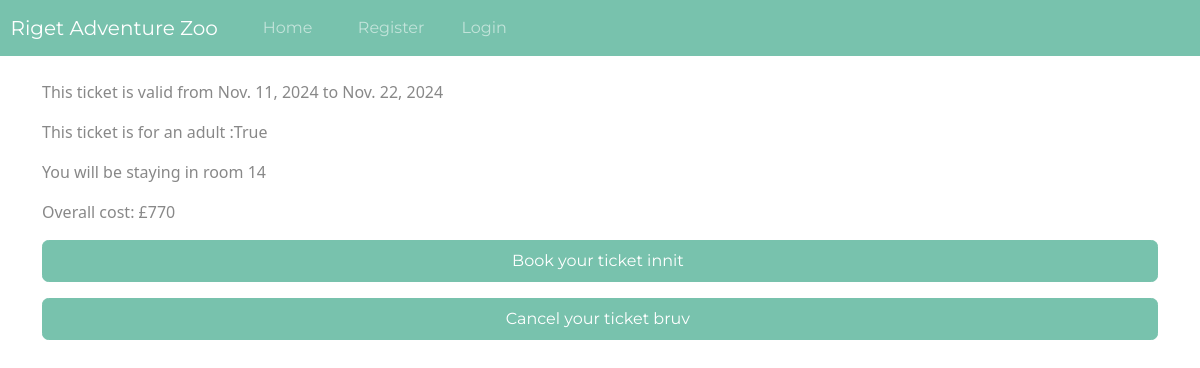
Page /HotelConfirmation on the earlier database version.
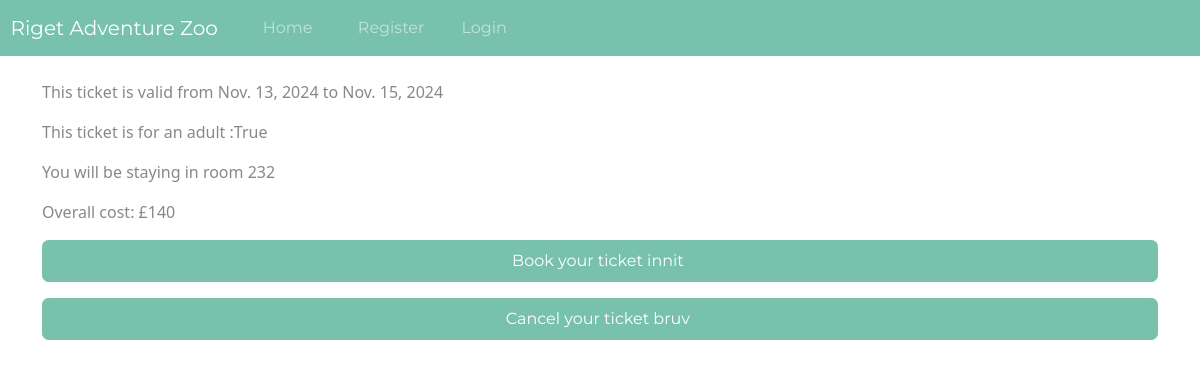
Same page on the later database version.
### website/models.py (models this page shows)
class BookingHotel(models.Model):
    creation_data = models.DateTimeField(auto_now_add=True)
    booking_ID = models.AutoField(primary_key=True, editable=False)
    Arrival_date = models.DateField(max_length=10)
    Departure_date = models.DateField(max_length=10)
    Hotel_Room = models.CharField(max_length=5)
    Hotel_adult = models.BooleanField()
    Hotel_cost = models.IntegerField(default=0)
    customer_ID = models.ForeignKey(Record, on_delete=models.CASCADE)

### website/views.py (the view)
# urls.py: path('HotelConfirmation', views.HotelConfirmation, name="HotelConfirmation"),
def HotelConfirmation(request):
    HotelTicket = BookingHotel.objects.latest("customer_ID_id")
    Arrival_date = HotelTicket.Arrival_date
    Departure_date = HotelTicket.Departure_date
    new_variable = Departure_date-Arrival_date
    overall_cost = int(new_variable.days) * 70
    context = {'ticket': HotelTicket, 'overall_cost':overall_cost}
    if request.method == "POST":
        HotelTicket.Hotel_cost=overall_cost
        HotelTicket.save()
        messages.success(request, "Ticket Booked, P Diddy on his way")
    return render(request, 'website/HotelConfirmation.html', context)

### website/templates/website/HotelConfirmation.html (shortened to what this page needs)
{% extends 'website/base.html'%}
{%block content%}
<p> This ticket is valid from {{ticket.Arrival_date}} to {{ticket.Departure_date}} </p>
<p> This ticket is for an adult :{{ticket.Hotel_adult}} </p>
<p> You will be staying in room {{ticket.Hotel_Room}} </p>
<p> Overall cost: £{{ overall_cost }} </p>
<form method="POST">
    <button type="submit" class="btn btn-primary w-100 btn-block p-2">Book your ticket innit&nbsp; </button>
</form>
<a href="{% url 'delete_bookingH'%}" class="btn btn-primary w-100 btn-block p-2">Cancel your ticket bruv&nbsp; </a>
{%endblock%}

### website/templates/website/base.html (shortened to what this page needs)
{% load static %}
<head>
    <link rel="stylesheet" href=
"https://bootswatch.com/5/minty/bootstrap.min.css">
    <link rel="stylesheet" href="{% static 'css/styles.css' %}">
</head>
<body>
    {% include 'website/navbar.html' %}
    <div class="container">
        <br>
        {% block content %}
        {% endblock %}
    </div>
</body>

### website/templates/website/navbar.html (shortened to what this page needs)
<nav class="navbar navbar-expand-lg navbar-dark bg-primary justify-content-center">
    <a class="navbar-brand main-heading" href="{% url '' %}">
      &nbsp; Riget Adventure Zoo
    </a>
        <div class="collapse navbar-collapse text-center" id="navbarNavDropdown">
        <ul class="navbar-nav mr-auto">
          <li class="nav-item">
            <a class="nav-link" href="{% url '' %}"> Home &nbsp;  </a>
          </li>
           {% if user.is_authenticated %}
             <li class="nav-item">
              <a class="nav-link" href="{% url 'dashboard' %}">Dashboard &nbsp; <i class="fa fa-home" aria-hidden="true"></i> </a>
            </li>
            &nbsp;     &nbsp;     &nbsp;
            <li class="nav-item">
              <a class="nav-link" href="{% url 'user-logout' %}">Sign out &nbsp; <i class="fa fa-sign-out" aria-hidden="true"></i> </a>
            </li>
         {% else %}
         <li class="nav-item">
          <a class="nav-link" href="{% url 'register' %}"> Register </a>
         </li>
          <li class="nav-item">
           <a class="nav-link" href="{% url 'my-login' %}">Login</a>
         </li>
        {% endif %}
       </ul>
      </div>
  </nav>

Differences in the rows shown:
no longer on this page (row edited): BookingHotel: Arrival_date "Nov. 11, 2024", Departure_date "Nov. 22, 2024", Hotel_adult "True", Hotel_Room "14"
added BookingHotel: Arrival_date "Nov. 13, 2024", Departure_date "Nov. 15, 2024", Hotel_adult "True", Hotel_Room "232"
Other differences:
{{ overall_cost }}: "770" → "140"
